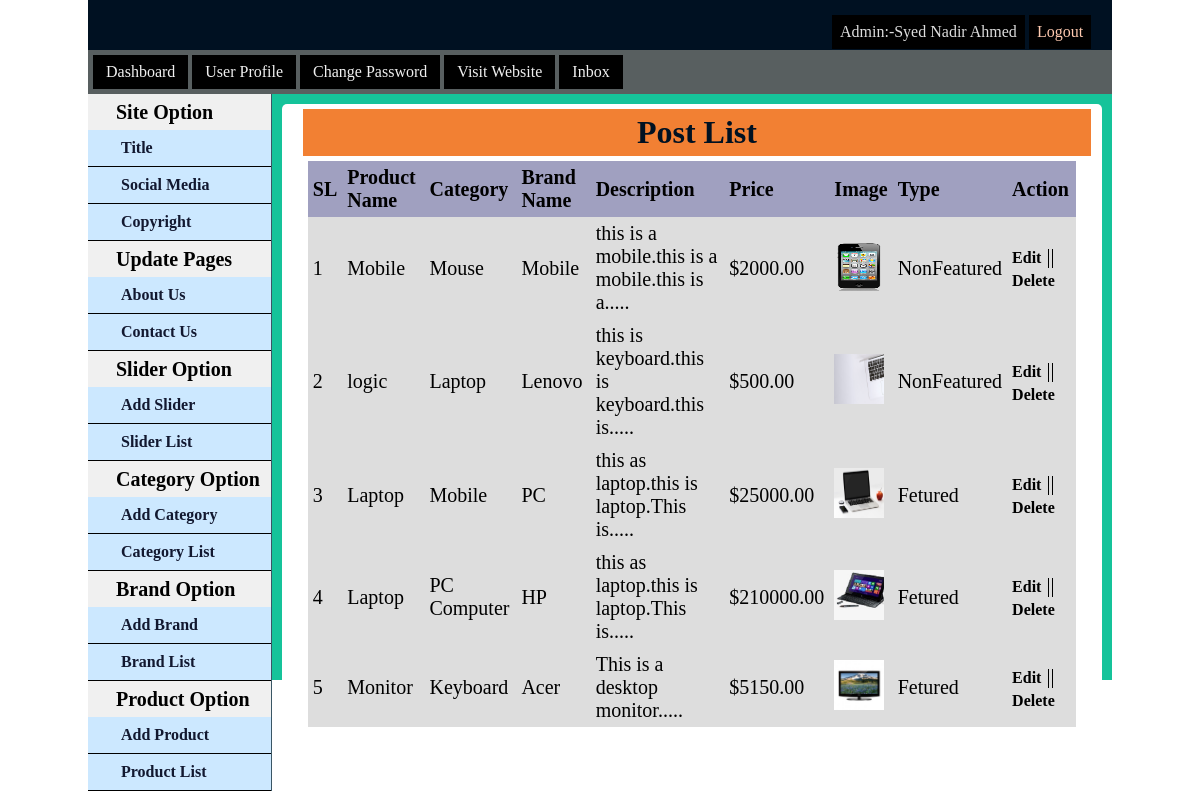
The page /admin/productlist.php (signed in) on the database its author committed.
### tables this page shows
CREATE TABLE `tbl_product` (
  `productId` int(11) NOT NULL,
  `productName` varchar(255) NOT NULL,
  `category_Id` int(11) NOT NULL,
  `brandId` int(11) NOT NULL,
  `body` text NOT NULL,
  `price` float(10,2) NOT NULL,
  `image` varchar(255) NOT NULL,
  `type` tinyint(4) NOT NULL DEFAULT 0
);

CREATE TABLE `tbl_category` (
  `category_Id` int(11) NOT NULL,
  `category_Name` varchar(255) NOT NULL
);

CREATE TABLE `tbl_brand` (
  `brandId` int(11) NOT NULL,
  `brandName` varchar(255) NOT NULL
);

### lib/Database.php (called while the page is built, shortened)
<?php
Class Database{
   public $host   = DB_HOST;
   public $user   = DB_USER;
   public $pass   = DB_PASS;
   public $dbname = DB_NAME;
   public $link;
  private function connectDB(){
     $this->link = new mysqli($this->host, $this->user, $this->pass, $this->dbname);
   }
  public function select($query){
      $result = $this->link->query($query) or die($this->link->error.__LINE__);
      if($result->num_rows > 0){
        return $result;
      } else {
        return false;
      }
   }
}

### classes/Product.php (called while the page is built, shortened)
<?php
	$filepath = realpath(dirname(__File__));
	include_once ($filepath.'/../lib/Database.php');
	include_once ($filepath.'/../helpers/Format.php');
?>
<?php
	class Product {
	private $db;
	public function __construct(){
		$this->db = new Database();
	}
	public function getAllProduct(){
		$query = "SELECT  p.*,c.category_Name,b.brandName
			FROM tbl_product AS p, tbl_category AS c, tbl_brand AS b
			WHERE P.category_Id = c.category_Id AND p.brandId = b.brandId
			ORDER BY P.productId DESC;
		";
		$result = $this->db->select($query);
		return $result;
	}
 }
?>

### helpers/Format.php (called while the page is built, shortened)
<?php
class Format{
 public function textShorten($text, $limit = 400){
    $text = $text. " ";
    $text = substr($text, 0, $limit);
    $text = substr($text, 0, strrpos($text, ' '));
    $text = $text.".....";
    return $text;
 }
 }
?>

### admin/productlist.php (the view, shortened to what this page needs)
<?php include 'inc/header.php';?>
<?php include 'inc/sidebar.php';?>
<?php include '../classes/Product.php';?>
<?php include_once '../helpers/Format.php';?>
<?php
	$prd = new Product();
	$fm = new Format();
?>
<div class="viewsec">
		<div class="addproduct">
<div class="grid_10">
    <div class="box round first grid">
        <h2>Post List</h2>
        <div class="block">
            <table class="data display datatable" id="example">
			<thead>
				<tr>
					<th>SL</th>
					<th>Product Name</th>
					<th>Category</th>
					<th>Brand Name</th>
					<th>Description</th>
					<th>Price</th>
					<th>Image</th>
					<th>Type</th>
					<th>Action</th>
				</tr>
			</thead>
			<tbody>
				<?php
					$getPrd = $prd->getAllProduct();
					if($getPrd){
						$i = 0;
						while ($result = $getPrd->fetch_assoc()) {
							$i++;
				?>
				<tr class="odd">
					<td><?php echo $i;?></td>
					<td><?php echo $result['productName'];?></td>
					<td><?php echo $result['category_Name'];?></td>
					<td><?php echo $result['brandName'];?></td>
					<td><?php echo $fm->textShorten($result['body'], 50);?></td>
					<td>$<?php echo $result['price'];?></td>
					<td><img src="<?php echo $result['image'];?>"/></td>
					<td>
						<?php
							if($result['type'] == 0) {
								echo "Fetured";
							}else{
								echo "NonFeatured";
							}
						?>
					</td>
					<td><a href="productEdit.php?productId=<?php echo $result['productId'];?>">Edit</a> || <a onclick="return confirm('Are You Sure? you want to delete')" href="?deleteproduct=<?php echo $result['productId'];?>">Delete</a></td>
				</tr>
				<?php }}?>
			</tbody>
		</table>
       </div>
    </div>
</div>
	</div>
</div>
</body>

### admin/style.css (style rules this page uses)
* { margin:0; padding:0; }
.viewsec { width:80%; min-height:500px; height:auto; float:left; display:block; background:#fff; border-radius: 5px; margin: 10px; }
.dashsec, .changepass, .titlecon, .socialopt, .copyopt, .slideradd_opt, .slidlist, .addcat, .catlist, .addproduct { margin:0 auto; width:95%; padding:5px; }
.box h2 { width:100%; background:#F28033; text-align:center; padding:5px; font-size:32px; color:#001122; }
.block { padding:5px; font-size:20px; }
table.datatable { width:100%; height:auto; border-collapse: collapse; }
.datatable th { text-align: -webkit-left; font-size: 20px; background-color: #A0A0C0; padding: 5px; color: #000; }
.datatable .odd td { font-size: 20px; background-color: #ddd; padding: 5px; color: #000; }
.datatable .odd a { text-decoration:none; color:#000; font-size:16px; font-weight:bold; }
.datatable .odd img { width:50px; height:50px; }

### rows shown on the page
tbl_product: productName "Mobile", category_Id.category_Name "Mouse", brandId.brandName "Mobile", body "this is a mobile.this is a mobile.this is a.....", price "2000.00", image (picture), type "NonFeatured"
tbl_product: productName "logic", category_Id.category_Name "Laptop", brandId.brandName "Lenovo", body "this is keyboard.this is keyboard.this is.....", price "500.00", image (picture), type "NonFeatured"
tbl_product: productName "Laptop", category_Id.category_Name "Mobile", brandId.brandName "PC", body "this as laptop.this is laptop.This is.....", price "25000.00", image (picture), type "Fetured"
tbl_product: productName "Laptop", category_Id.category_Name "PC Computer", brandId.brandName "HP", body "this as laptop.this is laptop.This is.....", price "210000.00", image (picture), type "Fetured"
tbl_product: productName "Monitor", category_Id.category_Name "Keyboard", brandId.brandName "Acer", body "This is a desktop monitor.....", price "5150.00", image (picture), type "Fetured"

### other values the page prints
Session::get('adminName') "Syed Nadir Ahmed"
